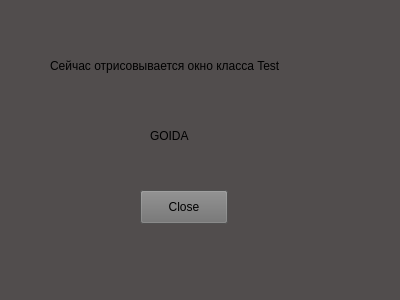
<?xml version="1.0" encoding="UTF-8"?>
<ui version="4.0">
 <class>Test</class>
 <widget class="QWidget" name="Test">
  <property name="geometry">
   <rect>
    <x>0</x>
    <y>0</y>
    <width>400</width>
    <height>300</height>
   </rect>
  </property>
  <property name="windowTitle">
   <string>Form</string>
  </property>
  <widget class="QWidget" name="centralwidget" native="true">
   <property name="geometry">
    <rect>
     <x>0</x>
     <y>0</y>
     <width>400</width>
     <height>300</height>
    </rect>
   </property>
   <property name="styleSheet">
    <string notr="true">background: #514D4D;</string>
   </property>
   <widget class="QLabel" name="label">
    <property name="geometry">
     <rect>
      <x>150</x>
      <y>110</y>
      <width>81</width>
      <height>51</height>
     </rect>
    </property>
    <property name="text">
     <string>GOIDA</string>
    </property>
   </widget>
   <widget class="QLabel" name="label_2">
    <property name="geometry">
     <rect>
      <x>50</x>
      <y>20</y>
      <width>301</width>
      <height>91</height>
     </rect>
    </property>
    <property name="text">
     <string>Сейчас отрисовывается окно класса Test</string>
    </property>
   </widget>
   <widget class="QPushButton" name="pushButton">
    <property name="geometry">
     <rect>
      <x>140</x>
      <y>190</y>
      <width>88</width>
      <height>34</height>
     </rect>
    </property>
    <property name="styleSheet">
     <string notr="true">background: #707070;</string>
    </property>
    <property name="text">
     <string>Close</string>
    </property>
   </widget>
  </widget>
 </widget>
 <resources/>
 <connections/>
</ui>
